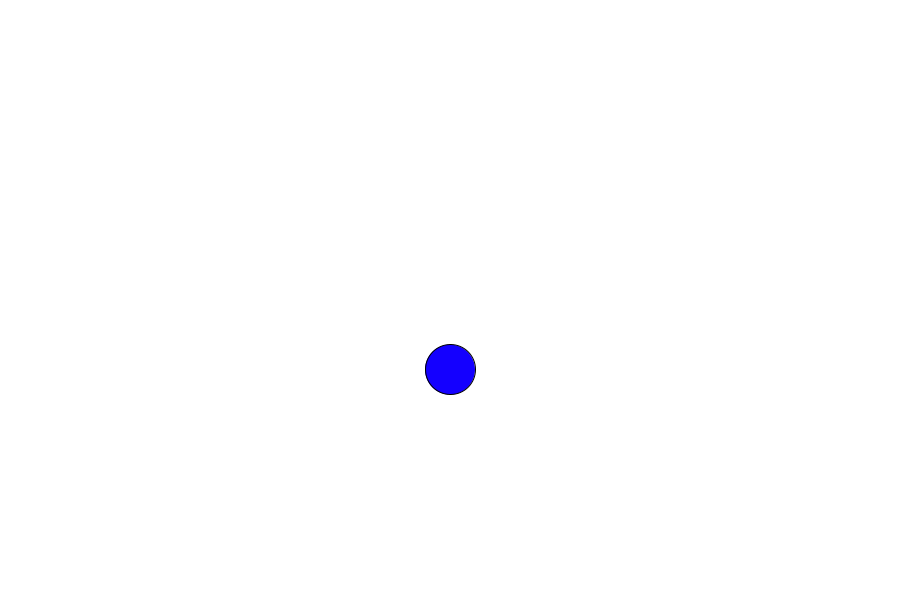
Frame 1 (no input)
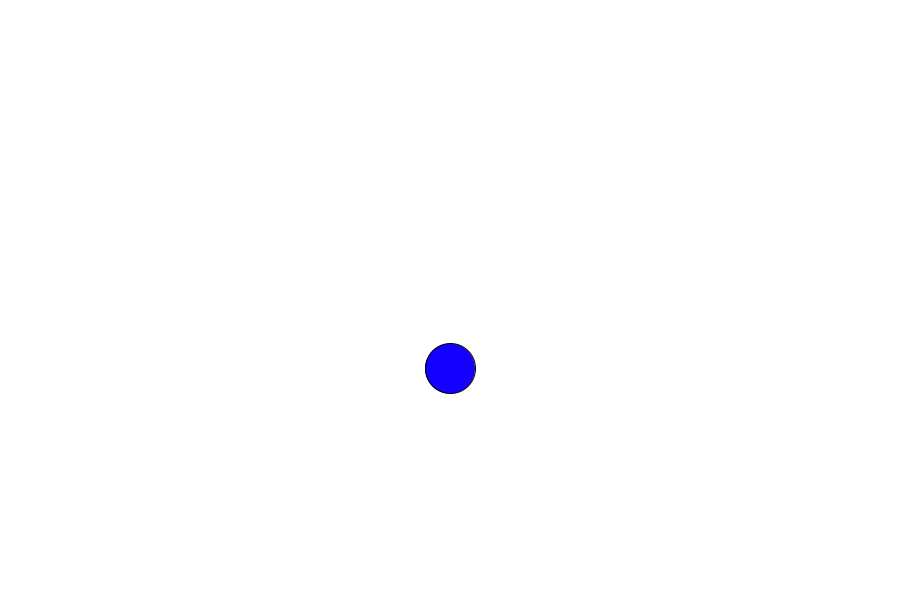
Frame 60 (the mouse pressed at the canvas centre just before this capture)
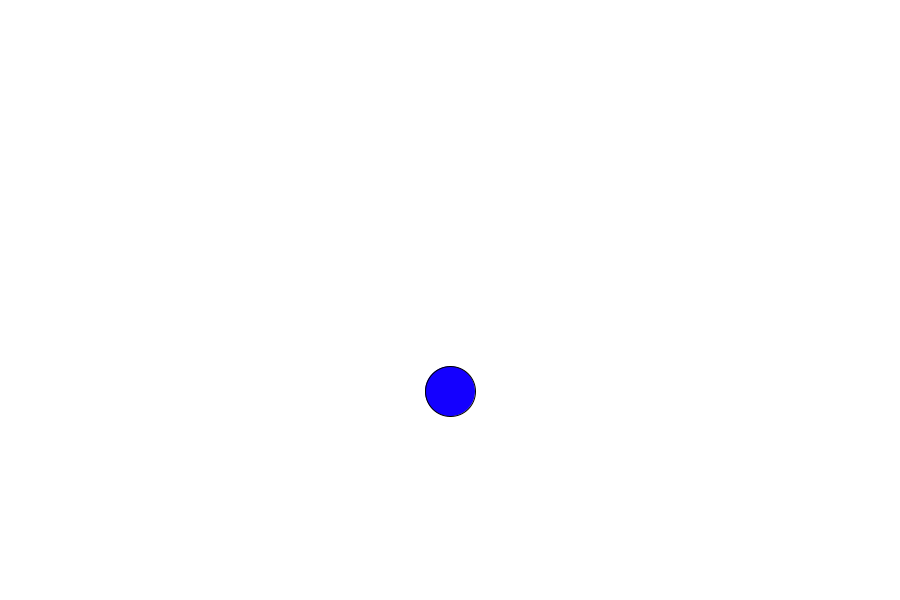
Frame 120 (the mouse held since frame 60 and released just before this capture)

The Processing sketch that drew these frames (run headless with seeded random() and noise(); from frame 60 on, the mouse is pressed at the canvas centre):

// Processing sketch: noise_1D
// ── noise_1D.pde
//noise()
//random()
int count;
float noiseTag = 0.5;
float increment = 0.01;

void setup(){
  size(900, 600);
  background(255);
}

void draw(){
  background(255);
  float y = random(50);//random(1)*50;//[0, 1)
  float yNoise = noise(noiseTag)*150;
  
  noiseTag += increment;
  
  //stroke(0);
  //point(count, y+height/2);
  
  //stroke(20, 0, 255);
  //point(count, yNoise+height*3/4);
  fill(20, 0, 255);
  ellipse(width/2, yNoise+height/2, 50, 50);
  
  count ++;
  println("count: " + count + " | yRandom: " + y + " | yNoise: " + yNoise);//string
}
